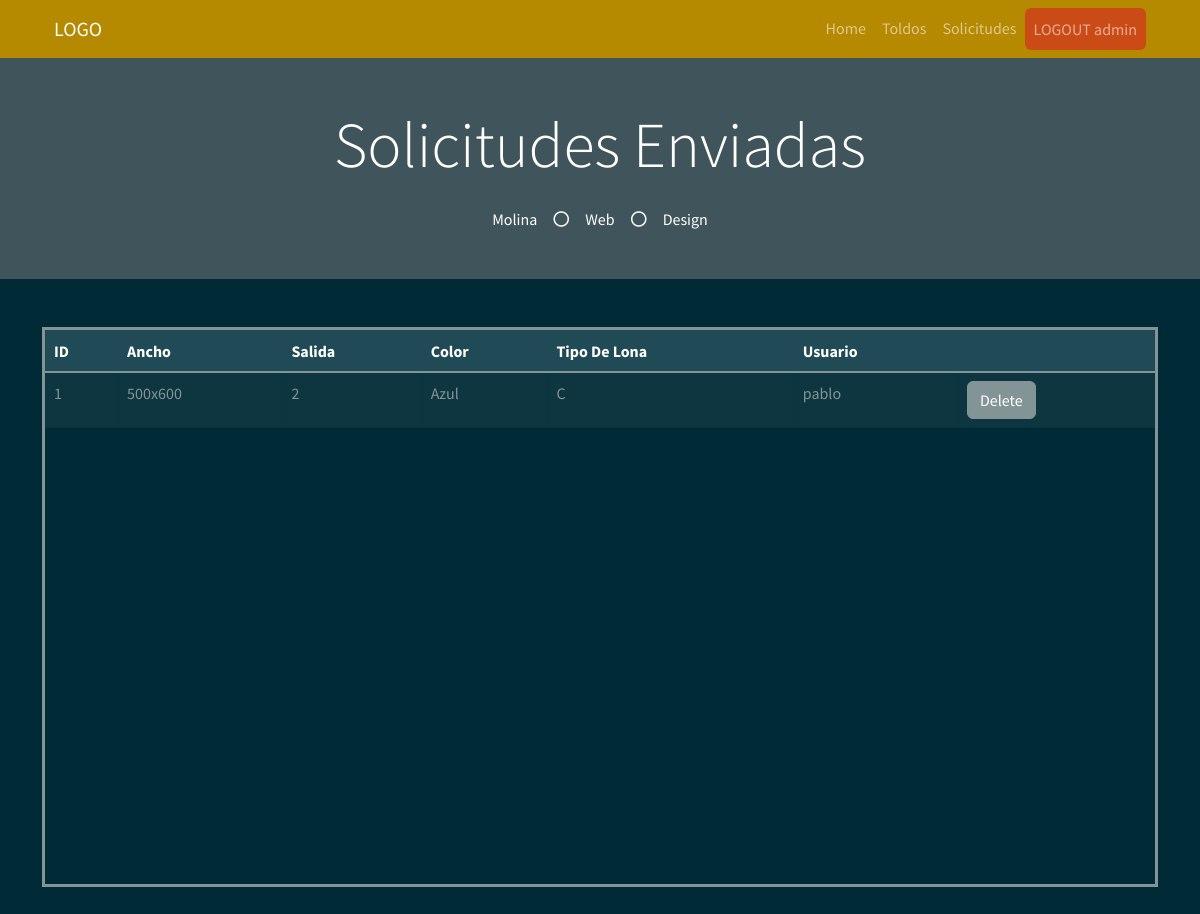
/solicitudes (signed in), run on an earlier commit of the app's database.
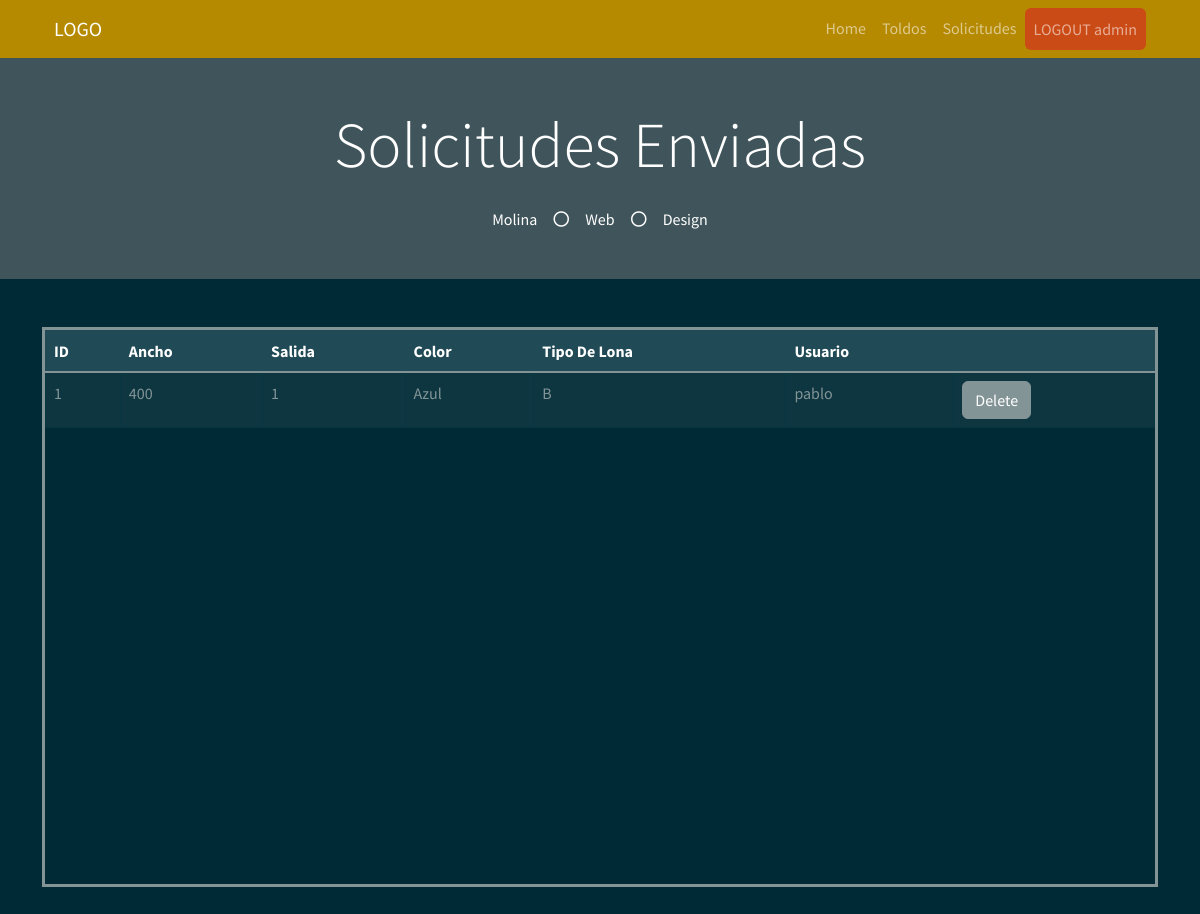
And on a later commit of the database.
### myapp/models.py (models this page shows)
    class PresupuestoToldo(db.Model):
        __tablename__ = "PresupuestoToldo"  # Nombre de la tabla que se crea
        PresupuestoToldo_id = db.Column("presupuestoToldo_id", db.Integer, Sequence(
            'presupuestoToldo_id_seq'),  primary_key=True)
        Ancho = db.Column(db.String(20))
        Salida = db.Column(db.Integer)
        Color = db.Column(db.String(30))
        TipoLona = db.Column(db.String(30))
        Usu = db.Column(db.String(30))

### myapp/views.py (the view)
    @app.route("/solicitudes", methods=["GET", "POST"])
    def solicitudes():
        list_solicitud = db_access["list_solicitudes"]
        solicitudes = list_solicitud()
        usuario = session['usuario']
        usu = usuario
        return render_template("user/solicitudes.html", solicitudes=solicitudes, usu=usu)

### myapp/templates/user/solicitudes.html (shortened to what this page needs)
<!DOCTYPE html>
<html>
<head>
    <link href="https://cdn.jsdelivr.net/npm/bootstrap@5.1.3/dist/css/bootstrap.min.css" rel="stylesheet"
>
    <link rel="stylesheet" href="../static/style/bootstrap.min(8).css">
</head>
<body>
    {% include 'includes/navbar_user.html' %}
    <div class="jumbotron jumbotron-fluid bg-jumbotron" style=" background-color: rgba(128, 128, 128, 0.5);">
        <div class="container text-center py-5">
            <h3 class="text-white display-3 mb-4">Solicitudes Enviadas</h3>
            <div class="d-inline-flex align-items-center text-white">
                <p class="m-0">Molina</p>
                <i class="far fa-circle px-3"></i>
                <p class="m-0">Web</p>
                <i class="far fa-circle px-3"></i>
                <p class="m-0">Design</p>
            </div>
        </div>
    </div>
    <div class="container my-5">
        <div style=" overflow:auto;  height: 70vh; border-style: solid;">
            <table class="table table-bordered mx-auto">
                <thead class="table-dark">
                    <tr class="table-active">
                        <th>ID</th>
                        <th>Ancho</th>
                        <th>Salida</th>
                        <th>Color</th>
                        <th>Tipo De Lona</th>
                        <th>Usuario</th>
                        <th></th>
                    </tr>
                </thead>
                <tbody>
                    {% for solicitud in solicitudes %}
                    <tr>
                        <td> {{ solicitud.PresupuestoToldo_id }} </td>
                        <td> {{ solicitud.Ancho }} </td>
                        <td> {{ solicitud.Salida }} </td>
                        <td> {{ solicitud.Color }} </td>
                        <td> {{ solicitud.TipoLona }} </td>
                        <td> {{ solicitud.Usu }} </td>
                        <form action="/delete_solicitud_user/{{solicitud.PresupuestoToldo_id}}" method="POST" id="deletForm">
                            <td><input type="submit" value="Delete" class="btn btn-secondary" /></td>
                        </form>
                    </tr>
                    {% endfor %}
                </tbody>
            </table>
        </div>
    </div>
</body>
</html>

### myapp/templates/includes/navbar_user.html (shortened to what this page needs)
<link href="https://cdnjs.cloudflare.com/ajax/libs/font-awesome/5.10.0/css/all.min.css" rel="stylesheet">
<div class="container-fluid bg-primary">
    <div class="container">
        <nav class="navbar navbar-expand-lg navbar-dark">
            <div class="container-fluid">
                <a class="navbar-brand" href="#">LOGO</a>
                <div class="collapse navbar-collapse" id="navbarSupportedContent">
                    <ul class="navbar-nav ms-auto mb-2 mb-lg-0">
                        <li class="nav-item">
                            <a class="nav-link " aria-current="page" href="/toldo_user">Home</a>
                        </li>
                        <li class="nav-item">
                            <a class="nav-link" href="/toldo_user">Toldos</a>
                        </li>
                        <li class="nav-item">
                            <a class="nav-link" href="/solicitudes">Solicitudes</a>
                        </li>
                        <li class="nav-item">
                            <a href="/logout" class="nav-link  bg-warning btn" tabindex="-1"
                                aria-disabled="true">LOGOUT {{usu}}</a>
                        </li>
                    </ul>
                </div>
            </div>
        </nav>
    </div>
</div>

What changed in the data, as far as the page shows it:
changed PresupuestoToldo "Azul": Ancho "500x600" → "400"; Salida "2" → "1"; TipoLona "C" → "B"
